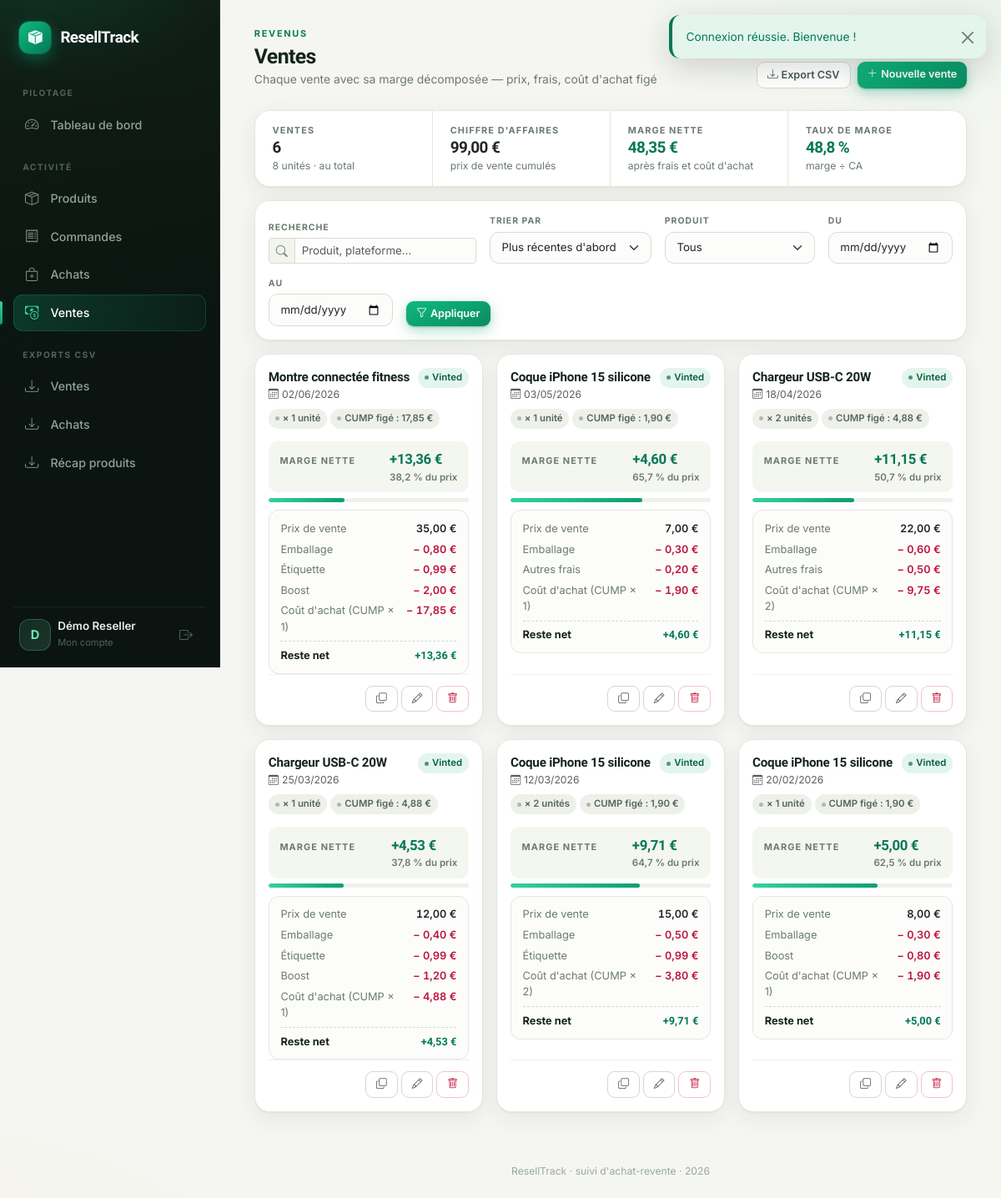
/sales (signed in), run on the app's committed database.
### tables this page shows
CREATE TABLE IF NOT EXISTS sales (
  id             INT UNSIGNED NOT NULL AUTO_INCREMENT,
  user_id        INT UNSIGNED NOT NULL,
  product_id     INT UNSIGNED NOT NULL,
  quantity       INT UNSIGNED NOT NULL,
  sale_price     DECIMAL(10,2) NOT NULL DEFAULT 0.00,
  packaging_cost DECIMAL(10,2) NOT NULL DEFAULT 0.00,
  label_cost     DECIMAL(10,2) NOT NULL DEFAULT 0.00,
  boost_cost     DECIMAL(10,2) NOT NULL DEFAULT 0.00,
  other_cost     DECIMAL(10,2) NOT NULL DEFAULT 0.00,
  unit_cost_eur  DECIMAL(10,4) NOT NULL DEFAULT 0.0000,  
  net_margin_eur DECIMAL(10,2) NOT NULL DEFAULT 0.00,    
  platform       VARCHAR(80) NOT NULL DEFAULT 'Vinted',
  sold_at        DATE NOT NULL,
  created_at     TIMESTAMP NOT NULL DEFAULT CURRENT_TIMESTAMP,
  updated_at     TIMESTAMP NOT NULL DEFAULT CURRENT_TIMESTAMP ON UPDATE CURRENT_TIMESTAMP,
  PRIMARY KEY (id),
  KEY idx_sales_user (user_id),
  KEY idx_sales_product (product_id),
  CONSTRAINT fk_sales_user FOREIGN KEY (user_id)
    REFERENCES users (id) ON DELETE CASCADE,
  CONSTRAINT fk_sales_product FOREIGN KEY (product_id)
    REFERENCES products (id) ON DELETE CASCADE
);

CREATE TABLE IF NOT EXISTS products (
  id          INT UNSIGNED NOT NULL AUTO_INCREMENT,
  user_id     INT UNSIGNED NOT NULL,
  name        VARCHAR(190) NOT NULL,
  category    VARCHAR(120) NULL,
  description TEXT NULL,
  image_path  VARCHAR(255) NULL,
  market_price_new  DECIMAL(10,2) NULL,   
  market_price_used DECIMAL(10,2) NULL,   
  created_at  TIMESTAMP NOT NULL DEFAULT CURRENT_TIMESTAMP,
  updated_at  TIMESTAMP NOT NULL DEFAULT CURRENT_TIMESTAMP ON UPDATE CURRENT_TIMESTAMP,
  PRIMARY KEY (id),
  KEY idx_products_user (user_id),
  CONSTRAINT fk_products_user FOREIGN KEY (user_id)
    REFERENCES users (id) ON DELETE CASCADE
);

### src/Views/sales/index.php (the view, shortened to what the rows shown need)
<?php
$hasFilters = $q !== '' || $productId > 0 || $from !== null || $to !== null;
$sortOptions = [
    'date'     => 'Plus récentes d\'abord',
    'margin'   => 'Marge nette (meilleure d\'abord)',
    'price'    => 'Prix de vente',
    'quantity' => 'Quantité',
    'product'  => 'Produit (A → Z)',
];
?>
<div class="page-header d-flex flex-wrap align-items-end justify-content-between gap-3">
    <div>
        <div class="page-eyebrow">Revenus</div>
        <h1 class="page-title">Ventes</h1>
        <p class="page-sub">Chaque vente avec sa marge décomposée — prix, frais, coût d'achat figé</p>
    </div>
    <div class="d-flex gap-2">
        <a href="/export/sales" class="btn btn-outline-secondary btn-sm"><i class="bi bi-download me-1"></i>Export CSV</a>
        <a href="/sales/create" class="btn btn-primary btn-sm"><i class="bi bi-plus-lg me-1"></i>Nouvelle vente</a>
    </div>
</div>
<div class="card mb-3">
    <div class="stat-strip">
        <div class="stat-cell">
            <div class="kpi-label">Ventes</div>
            <div class="stat-num"><?= (int) $total ?></div>
            <div class="kpi-sub"><?= (int) $units ?> unité<?= $units > 1 ? 's' : '' ?> · <?= $hasFilters ? 'filtre actif' : 'au total' ?></div>
        </div>
        <div class="stat-cell">
            <div class="kpi-label">Chiffre d'affaires</div>
            <div class="stat-num"><?= money($revenue) ?></div>
            <div class="kpi-sub">prix de vente cumulés</div>
        </div>
        <div class="stat-cell">
            <div class="kpi-label">Marge nette</div>
            <div class="stat-num <?= $margin >= 0 ? 'profit-positive' : 'profit-negative' ?>"><?= money($margin) ?></div>
            <div class="kpi-sub">après frais et coût d'achat</div>
        </div>
        <div class="stat-cell">
            <div class="kpi-label">Taux de marge</div>
            <div class="stat-num <?= $marginPct >= 0 ? 'profit-positive' : 'profit-negative' ?>"><?= pct($marginPct) ?></div>
            <div class="kpi-sub">marge ÷ CA</div>
        </div>
    </div>
</div>
<form method="get" action="/sales" class="card mb-3 filter-bar">
    <div class="card-body py-3 d-flex flex-wrap align-items-end gap-3">
        <div style="flex:1.8;min-width:170px">
            <label>Recherche</label>
            <div class="input-group input-group-sm">
                <span class="input-group-text"><i class="bi bi-search"></i></span>
                <input type="search" name="q" class="form-control" placeholder="Produit, plateforme…" value="<?= e($q) ?>">
            </div>
        </div>
        <div style="flex:1.4;min-width:190px">
            <label>Trier par</label>
            <select name="sort" class="form-select form-select-sm">
                <?php foreach ($sortOptions as $key => $label): ?>
                    <option value="<?= e($key) ?>" <?= $sort === $key ? 'selected' : '' ?>><?= e($label) ?></option>
                <?php endforeach; ?>
            </select>
        </div>
        <div style="flex:1.3;min-width:160px">
            <label>Produit</label>
            <select name="product_id" class="form-select form-select-sm">
                <option value="">Tous</option>
            </select>
        </div>
        <div style="min-width:135px">
            <label>Du</label>
            <input type="date" name="from" class="form-control form-control-sm" value="<?= e($from) ?>">
        </div>
        <div style="min-width:135px">
            <label>Au</label>
            <input type="date" name="to" class="form-control form-control-sm" value="<?= e($to) ?>">
        </div>
        <div class="d-flex gap-2">
            <button class="btn btn-primary btn-sm" type="submit"><i class="bi bi-funnel me-1"></i>Appliquer</button>
        </div>
    </div>
</form>
<?php if (empty($sales)): ?>
    <div class="card">
        <div class="empty-state">
            <div class="es-icon"><i class="bi bi-cash-coin"></i></div>
            <?php if ($hasFilters): ?>
                <h3>Aucune vente ne correspond à ces filtres</h3>
                <p>Essayez d'élargir la période ou de réinitialiser les filtres.</p>
                <a href="/sales" class="btn btn-outline-secondary">Réinitialiser les filtres</a>
            <?php else: ?>
                <h3>Aucune vente enregistrée</h3>
                <p>Saisissez vos ventes Vinted avec leurs frais : la marge nette se calcule automatiquement à partir du coût moyen de vos lots.</p>
                <a href="/sales/create" class="btn btn-primary"><i class="bi bi-plus-lg me-1"></i>Enregistrer une vente</a>
            <?php endif; ?>
        </div>
    </div>
<?php else: ?>
<div class="row g-3">
    <?php foreach ($sales as $s):
        $positive = (float) $s['net_margin_eur'] >= 0;
        $fees = [
            'Emballage'   => (float) $s['packaging_cost'],
            'Étiquette'   => (float) $s['label_cost'],
            'Boost'       => (float) $s['boost_cost'],
            'Autres frais'=> (float) $s['other_cost'],
        ];
        $cost = (float) $s['unit_cost_eur'] * (int) $s['quantity'];
    ?>
    <div class="col-md-6 col-xl-4 d-flex">
        <div class="card pcard w-100">
            <div class="card-body d-flex flex-column">
                <div class="d-flex align-items-start justify-content-between gap-2">
                    <div class="min-width-0">
                        <a href="/products/<?= (int) $s['product_id'] ?>" class="pcard-name d-block text-truncate"><?= e($s['product_name']) ?></a>
                        <div class="text-muted" style="font-size:.76rem"><i class="bi bi-calendar3 me-1"></i><?= dateFr($s['sold_at']) ?></div>
                    </div>
                    <span class="badge-soft badge-primary flex-shrink-0"><?= e($s['platform']) ?></span>
                </div>
                <div class="d-flex flex-wrap gap-1 mt-2">
                    <span class="badge-soft badge-neutral">× <?= (int) $s['quantity'] ?> unité<?= (int) $s['quantity'] > 1 ? 's' : '' ?></span>
                    <span class="badge-soft badge-neutral">CUMP figé : <?= money($s['unit_cost_eur'], 2) ?></span>
                </div>
                <div class="dhero">
                    <span class="dhero-label">Marge nette</span>
                    <span>
                        <span class="dhero-value <?= $positive ? 'profit-positive' : 'profit-negative' ?>">
                            <?= $positive ? '+' : '' ?><?= money($s['net_margin_eur']) ?>
                        </span>
                        <span class="dhero-sub d-block text-end"><?= pct($s['margin_pct']) ?> du prix</span>
                    </span>
                </div>
                <div class="cmp-bar">
                    <div class="cmp-bar-fill <?= $positive ? '' : 'cmp-bar-fill--neg' ?>"
                         style="width:<?= min(100, max(4, abs((float) $s['margin_pct']))) ?>%"></div>
                </div>
                <div class="dbox">
                    <div class="drow"><span class="dlabel">Prix de vente</span><span class="dval"><?= money($s['sale_price']) ?></span></div>
                    <?php foreach ($fees as $label => $amount): if ($amount > 0): ?>
                        <div class="drow"><span class="dlabel"><?= e($label) ?></span><span class="dval profit-negative">− <?= money($amount) ?></span></div>
                    <?php endif; endforeach; ?>
                    <div class="drow"><span class="dlabel">Coût d'achat (CUMP × <?= (int) $s['quantity'] ?>)</span><span class="dval profit-negative">− <?= money($cost) ?></span></div>
                    <div class="drow drow--total">
                        <span class="dlabel">Reste net</span>
                        <span class="dval <?= $positive ? 'profit-positive' : 'profit-negative' ?>"><?= $positive ? '+' : '' ?><?= money($s['net_margin_eur']) ?></span>
                    </div>
                </div>
                <div class="pcard-footer mt-auto d-flex justify-content-end align-items-center gap-1">
                    <a href="/sales/<?= (int) $s['id'] ?>/duplicate" class="btn btn-sm btn-outline-secondary" title="Dupliquer"><i class="bi bi-copy"></i></a>
                    <a href="/sales/<?= (int) $s['id'] ?>/edit" class="btn btn-sm btn-outline-secondary" title="Modifier"><i class="bi bi-pencil"></i></a>
                    <form method="post" action="/sales/<?= (int) $s['id'] ?>/delete" class="d-inline"
                          data-confirm="Supprimer cette vente de <?= (int) $s['quantity'] ?> × <?= e($s['product_name']) ?> ?">
                        <button class="btn btn-sm btn-outline-danger" type="submit" title="Supprimer"><i class="bi bi-trash"></i></button>
                    </form>
                </div>
            </div>
        </div>
    </div>
    <?php endforeach; ?>
</div>
<?php endif; ?>

### src/Core/Router.php (shortened to what the rows shown need)
<?php
final class Router
{
    private array $routes = [];
    private function add(string $method, string $path, array $handler): void
    {
        $vars = [];
        $regex = preg_replace_callback('#\{([a-zA-Z_]+)\}#', function ($m) use (&$vars) {
            $vars[] = $m[1];
            return '([^/]+)';
        }, $path);
        $regex = '#^' . $regex . '$#';
        $this->routes[] = [
            'method'  => $method,
            'regex'   => $regex,
            'vars'    => $vars,
            'handler' => $handler,
        ];
    }
    public function dispatch(string $method, string $uri): void
    {
        $path = parse_url($uri, PHP_URL_PATH) ?? '/';
        $path = rawurldecode($path);
        foreach ($this->routes as $route) {
            if ($route['method'] !== $method) {
                continue;
            }
            if (preg_match($route['regex'], $path, $matches)) {
                array_shift($matches);
                $params = [];
                [$class, $action] = $route['handler'];
                $controller = new $class();
                $controller->$action($params);
                return;
            }
        }
    }
}

### data on the page
sales: product.name "Montre connectée fitness", sold_at "02/06/2026", platform "Vinted", quantity "1", unit_cost_eur "17,85 €", net_margin_eur "13,36 €", margin_pct "38,2 %", sale_price "35,00 €", label "Emballage", amount "0,80 €", label "Étiquette", amount "0,99 €", label "Boost", amount "2,00 €", money($cost) "17,85 €"
sales: product.name "Coque iPhone 15 silicone", sold_at "03/05/2026", platform "Vinted", quantity "1", unit_cost_eur "1,90 €", net_margin_eur "4,60 €", margin_pct "65,7 %", sale_price "7,00 €", label "Emballage", amount "0,30 €", label "Autres frais", amount "0,20 €", money($cost) "1,90 €"
sales: product.name "Chargeur USB-C 20W", sold_at "18/04/2026", platform "Vinted", quantity "2", money($s['unit_cost_eur'], 2) "4,88 €", net_margin_eur "11,15 €", margin_pct "50,7 %", sale_price "22,00 €", label "Emballage", amount "0,60 €", label "Autres frais", amount "0,50 €", money($cost) "9,75 €"
sales: product.name "Chargeur USB-C 20W", sold_at "25/03/2026", platform "Vinted", quantity "1", unit_cost_eur "4,88 €", net_margin_eur "4,53 €", margin_pct "37,8 %", sale_price "12,00 €", label "Emballage", amount "0,40 €", label "Étiquette", amount "0,99 €", label "Boost", amount "1,20 €", money($cost) "4,88 €"
sales: product.name "Coque iPhone 15 silicone", sold_at "12/03/2026", platform "Vinted", quantity "2", money($s['unit_cost_eur'], 2) "1,90 €", net_margin_eur "9,71 €", margin_pct "64,7 %", sale_price "15,00 €", label "Emballage", amount "0,50 €", label "Étiquette", amount "0,99 €", money($cost) "3,80 €"
sales: product.name "Coque iPhone 15 silicone", sold_at "20/02/2026", platform "Vinted", quantity "1", unit_cost_eur "1,90 €", net_margin_eur "5,00 €", margin_pct "62,5 %", sale_price "8,00 €", label "Emballage", amount "0,30 €", label "Boost", amount "0,80 €", money($cost) "1,90 €"

### other printed values
$f['message'] "Connexion réussie. Bienvenue !"
form field sort "Plus récentes d'abord"
